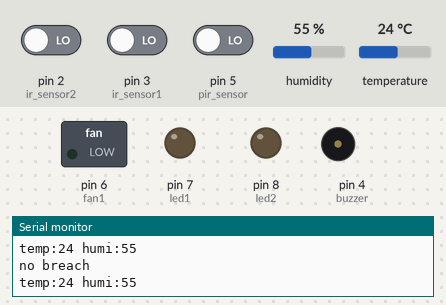
Bench run of a sketch on a simulated Arduino Uno, built with avr-gcc and run on an emulated ATmega328P. On the bench: switched loads named in the sketch (green lamp = pin HIGH), output pins drawn as LEDs (lit = HIGH), buzzer (waves = sounding, pin HIGH), the last lines printed to the serial monitor. The inputs (shaded band) are chosen by the test bench; at power-on: pin 2 (ir_sensor2) LOW, pin 3 (ir_sensor1) LOW, temperature 24 °C, pin 5 (pir_sensor) LOW, humidity 55 %.

Above: at 4.8 s.
4.9 s: pin 2 (ir_sensor2) driven HIGH
At 8.4 s:
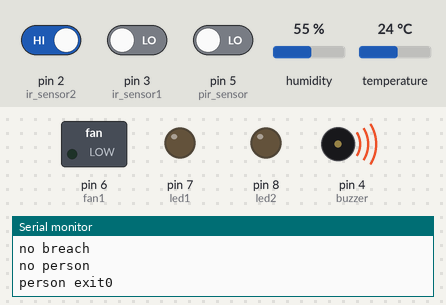
14.6 s: pin 3 (ir_sensor1) driven HIGH
At 15.6 s:
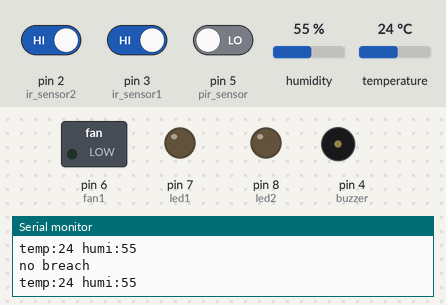
19.6 s: pin 2 (ir_sensor2) driven LOW
At 24.6 s:
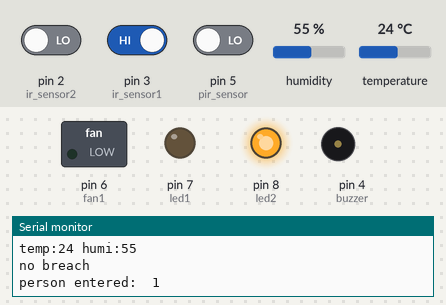
29.3 s: temperature set to 28 °C
At 32.6 s:
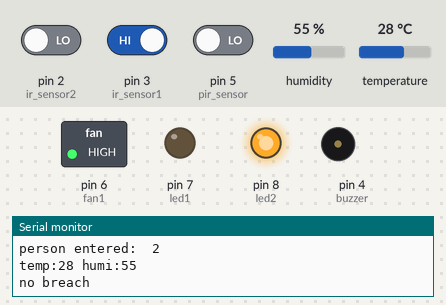
37.2 s: pin 5 (pir_sensor) driven HIGH
42.2 s: pin 5 (pir_sensor) driven LOW
Timing chart, 0 to 49.2 s (numbered marks = the images above; inputs shaded):
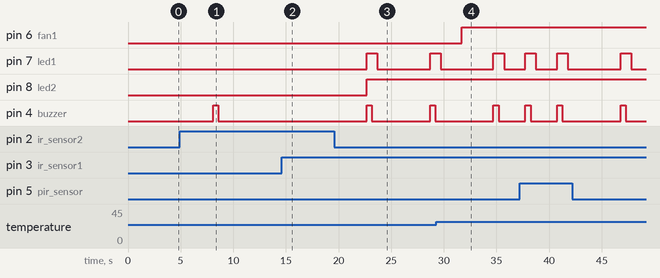

Measured:
- the behaviour switches between 26 and 27 °C on temperature (found by bisection; images 3 and 4)
- after the input at 4.9 s, pin 4 (buzzer): LOW → HIGH after 3.2 s, → LOW 0.50 s later
- after the input at 14.6 s, pin 4 (buzzer): stays LOW (without the input it goes to HIGH after 0.01 s)
- after the input at 19.6 s, pin 7 (led1): LOW → HIGH after 3.1 s, → LOW 1.0 s later, → HIGH 5.0 s later; pin 8 (led2): LOW → HIGH after 3.1 s; pin 4 (buzzer): alternates HIGH for 0.50 s and LOW for 5.5 s, starting after 3.1 s
- after the input at 29.3 s, pin 6 (fan1): LOW → HIGH after 2.4 s

The sketch:

source_code.ino
```cpp
#include <DFRobot_DHT11.h>
#define pir_sensor 5
#define buzzer 4
#define ir_sensor1 3
#define ir_sensor2 2
#define led1 7
#define led2 8
#define fan1 6
#define temp 10
DFRobot_DHT11 DHT;
int counter=0;
void setup() {
Serial.begin(9600);
Serial.println("lets begin.............................");
Serial.println("Synchronizing...");
Serial.println(".........home automation system....");
pinMode(led1,OUTPUT);
pinMode(led2,OUTPUT);
pinMode(fan1,OUTPUT);
pinMode(temp,INPUT);
pinMode(ir_sensor1,INPUT);
pinMode(ir_sensor2,INPUT);
pinMode(pir_sensor,INPUT);
pinMode(buzzer,OUTPUT);
}
void temp_auto(){ //temperature controll sys
DHT.read(temp);
Serial.print("temp:");
Serial.print(DHT.temperature);
Serial.print(" humi:");
Serial.println(DHT.humidity);
delay(1000);
if(DHT.temperature>26 and counter>0){
digitalWrite(fan1,HIGH);
}
else{
digitalWrite(fan1,LOW);
}}
void alarm(){    //alarm system
int val = digitalRead(pir_sensor);
//Serial.println(val);
if(val==HIGH and counter<=0){
digitalWrite(buzzer,HIGH);
Serial.println("breach");
delay(3000);
}
else if(val==LOW){
Serial.println("no breach");
digitalWrite(buzzer,LOW);
delay(3000);
}
}
void counter_sys(){  // counter system
int val1=digitalRead(ir_sensor1);
int val2=digitalRead(ir_sensor2);
if(val1==HIGH and val2==LOW){
counter++;
if(counter>=1)
{
digitalWrite(led2,HIGH);
}
Serial.print("person entered:  ");
Serial.println(counter);
digitalWrite(led1,HIGH);
digitalWrite(buzzer,HIGH);
delay(500);
digitalWrite(buzzer,LOW);
delay(500);
digitalWrite(led1,LOW);
delay(1000);
Serial.println();
}
else if(val2==HIGH and val1==LOW){
counter--;
if(counter<=0){
counter=0;
digitalWrite(led2,LOW);
Serial.println("no person");
}
Serial.print("person exit");
if(counter>=0){
Serial.println(counter);
digitalWrite(buzzer,HIGH);
delay(500);
digitalWrite(buzzer,LOW);
Serial.println();}
delay(2000);
}
}
void loop() {
counter_sys();
temp_auto();
alarm();
}
```
